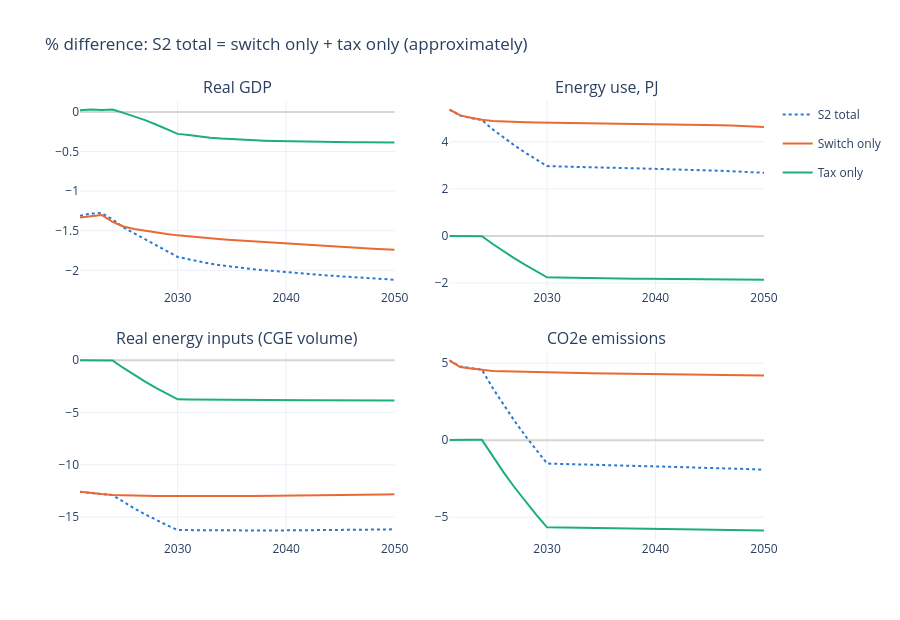

Here is the notebook cell this chart was saved with:
### Markdown cell above
## The split over time

The switch raises physical energy use (PJ) and CO2e, while the CGE's real energy input `qE` (a volume in
money terms) falls: the price-elastic branch moves energy towards cheap energy goods per PJ.

### Code cell
for df in (base, s2, zero):
    df['ENERGY_PJ'] = gv.energy_pj(df, 'shock_carbon_tax')
vars_ = {'QGDP': 'Real GDP', 'ENERGY_PJ': 'Energy use, PJ', 'QE': 'Real energy inputs (CGE volume)',
         'QEMMTOT__CO2E__UNFCCC': 'CO2e emissions'}
fig = make_subplots(rows=2, cols=2, subplot_titles=list(vars_.values()), horizontal_spacing=0.08,
                    vertical_spacing=0.14)
for j, v in enumerate(vars_, 1):
    for k, (name, (a, b)) in enumerate(parts.items()):
        fig.add_trace(go.Scatter(x=YEARS, y=gv.pct(a.loc[YEARS, v], b.loc[YEARS, v]), mode='lines', name=name,
                                 legendgroup=name, showlegend=(j == 1),
                                 line=dict(color=gv.CAT[k], width=2, dash='dot' if name == 'S2 total' else None),
                                 hovertemplate=name + ' %{x}: %{y:.2f} %<extra></extra>'), row=(j + 1) // 2, col=2 - j % 2)
fig.update_layout(template=gv.TEMPLATE, height=620, hovermode='x unified',
                  title='% difference: S2 total = switch only + tax only (approximately)')
fig.update_yaxes(zeroline=True, zerolinecolor='#d6d5d0')
fig.show()
pd.DataFrame({(lab, n): [gv.pct(a.at[y, v], b.at[y, v]) for y in (2021, 2025, 2030, 2050)]
              for v, lab in vars_.items() for n, (a, b) in parts.items()}, index=[2021, 2025, 2030, 2050]).T.round(3)

### Figure 1 — Plotly figure (JSON) as saved in the notebook; plotly's stock layout.template omitted (floating-point values rounded to 4 significant figures)
{"data": [{"hovertemplate": "S2 total %{x}: %{y:.2f} %<extra></extra>", "legendgroup": "S2 total", "line": {"color": "#2a78d6", "dash": "dot", "width": 2}, "mode": "lines", "name": "S2 total", "showlegend": true, "type": "scatter", "x": [2021, 2022, 2023, 2024, 2025, 2026, 2027, 2028, 2029, 2030, 2031, 2032, 2033, 2034, 2035, 2036, 2037, 2038, 2039, 2040, 2041, 2042, 2043, 2044, 2045, 2046, 2047, 2048, 2049, 2050], "xaxis": "x", "y": [-1.311, -1.283, -1.277, -1.358, -1.458, -1.532, -1.604, -1.679, -1.755, -1.831, -1.86, -1.891, -1.916, -1.937, -1.955, -1.972, -1.986, -2.0, -2.012, -2.024, -2.035, -2.046, -2.057, -2.067, -2.077, -2.086, -2.096, -2.105, -2.114, -2.119], "yaxis": "y"}, {"hovertemplate": "Switch only %{x}: %{y:.2f} %<extra></extra>", "legendgroup": "Switch only", "line": {"color": "#eb6834", "width": 2}, "mode": "lines", "name": "Switch only", "showlegend": true, "type": "scatter", "x": [2021, 2022, 2023, 2024, 2025, 2026, 2027, 2028, 2029, 2030, 2031, 2032, 2033, 2034, 2035, 2036, 2037, 2038, 2039, 2040, 2041, 2042, 2043, 2044, 2045, 2046, 2047, 2048, 2049, 2050], "xaxis": "x", "y": [-1.333, -1.314, -1.301, -1.389, -1.446, -1.478, -1.502, -1.524, -1.543, -1.559, -1.573, -1.585, -1.597, -1.607, -1.617, -1.626, -1.635, -1.644, -1.652, -1.661, -1.669, -1.677, -1.686, -1.694, -1.703, -1.711, -1.719, -1.728, -1.735, -1.741], "yaxis": "y"}, {"hovertemplate": "Tax only %{x}: %{y:.2f} %<extra></extra>", "legendgroup": "Tax only", "line": {"color": "#1baf7a", "width": 2}, "mode": "lines", "name": "Tax only", "showlegend": true, "type": "scatter", "x": [2021, 2022, 2023, 2024, 2025, 2026, 2027, 2028, 2029, 2030, 2031, 2032, 2033, 2034, 2035, 2036, 2037, 2038, 2039, 2040, 2041, 2042, 2043, 2044, 2045, 2046, 2047, 2048, 2049, 2050], "xaxis": "x", "y": [0.02201, 0.0315, 0.02391, 0.03149, -0.01212, -0.05485, -0.1038, -0.1579, -0.2155, -0.2769, -0.2919, -0.3101, -0.3246, -0.3355, -0.3442, -0.3514, -0.3573, -0.3622, -0.3662, -0.3696, -0.3725, -0.3749, -0.377, -0.3789, -0.3804, -0.3818, -0.383, -0.384, -0.3848, -0.3853], "yaxis": "y"}, {"hovertemplate": "S2 total %{x}: %{y:.2f} %<extra></extra>", "legendgroup": "S2 total", "line": {"color": "#2a78d6", "dash": "dot", "width": 2}, "mode": "lines", "name": "S2 total", "showlegend": false, "type": "scatter", "x": [2021, 2022, 2023, 2024, 2025, 2026, 2027, 2028, 2029, 2030, 2031, 2032, 2033, 2034, 2035, 2036, 2037, 2038, 2039, 2040, 2041, 2042, 2043, 2044, 2045, 2046, 2047, 2048, 2049, 2050], "xaxis": "x2", "y": [5.37, 5.12, 5.009, 4.923, 4.53, 4.177, 3.849, 3.539, 3.247, 2.971, 2.954, 2.938, 2.924, 2.913, 2.903, 2.894, 2.886, 2.877, 2.867, 2.857, 2.846, 2.834, 2.82, 2.805, 2.788, 2.77, 2.751, 2.73, 2.707, 2.682], "yaxis": "y2"}, {"hovertemplate": "Switch only %{x}: %{y:.2f} %<extra></extra>", "legendgroup": "Switch only", "line": {"color": "#eb6834", "width": 2}, "mode": "lines", "name": "Switch only", "showlegend": false, "type": "scatter", "x": [2021, 2022, 2023, 2024, 2025, 2026, 2027, 2028, 2029, 2030, 2031, 2032, 2033, 2034, 2035, 2036, 2037, 2038, 2039, 2040, 2041, 2042, 2043, 2044, 2045, 2046, 2047, 2048, 2049, 2050], "xaxis": "x2", "y": [5.377, 5.125, 5.02, 4.938, 4.891, 4.865, 4.848, 4.835, 4.825, 4.819, 4.813, 4.809, 4.806, 4.803, 4.8, 4.796, 4.792, 4.787, 4.782, 4.775, 4.768, 4.759, 4.748, 4.737, 4.724, 4.71, 4.694, 4.677, 4.657, 4.633], "yaxis": "y2"}, {"hovertemplate": "Tax only %{x}: %{y:.2f} %<extra></extra>", "legendgroup": "Tax only", "line": {"color": "#1baf7a", "width": 2}, "mode": "lines", "name": "Tax only", "showlegend": false, "type": "scatter", "x": [2021, 2022, 2023, 2024, 2025, 2026, 2027, 2028, 2029, 2030, 2031, 2032, 2033, 2034, 2035, 2036, 2037, 2038, 2039, 2040, 2041, 2042, 2043, 2044, 2045, 2046, 2047, 2048, 2049, 2050], "xaxis": "x2", "y": [-0.007166, -0.004744, -0.01068, -0.01431, -0.3448, -0.6562, -0.9528, -1.236, -1.506, -1.763, -1.774, -1.786, -1.795, -1.803, -1.809, -1.815, -1.819, -1.824, -1.827, -1.831, -1.834, -1.838, -1.841, -1.845, -1.848, -1.852, -1.856, -1.86, -1.863, -1.865], "yaxis": "y2"}, {"hovertemplate": "S2 total %{x}: %{y:.2f} %<extra></extra>", "legendgroup": "S2 total", "line": {"color": "#2a78d6", "dash": "dot", "width": 2}, "mode": "lines", "name": "S2 total", "showlegend": false, "type": "scatter", "x": [2021, 2022, 2023, 2024, 2025, 2026, 2027, 2028, 2029, 2030, 2031, 2032, 2033, 2034, 2035, 2036, 2037, 2038, 2039, 2040, 2041, 2042, 2043, 2044, 2045, 2046, 2047, 2048, 2049, 2050], "xaxis": "x3", "y": [-12.59, -12.73, -12.82, -12.9, -13.57, -14.18, -14.74, -15.28, -15.78, -16.25, -16.26, -16.28, -16.29, -16.29, -16.3, -16.3, -16.3, -16.29, -16.29, -16.29, -16.28, -16.27, -16.27, -16.26, -16.25, -16.24, -16.23, -16.22, -16.2, -16.17], "yaxis": "y3"}, {"hovertemplate": "Switch only %{x}: %{y:.2f} %<extra></extra>", "legendgroup": "Switch only", "line": {"color": "#eb6834", "width": 2}, "mode": "lines", "name": "Switch only", "showlegend": false, "type": "scatter", "x": [2021, 2022, 2023, 2024, 2025, 2026, 2027, 2028, 2029, 2030, 2031, 2032, 2033, 2034, 2035, 2036, 2037, 2038, 2039, 2040, 2041, 2042, 2043, 2044, 2045, 2046, 2047, 2048, 2049, 2050], "xaxis": "x3", "y": [-12.59, -12.72, -12.8, -12.89, -12.93, -12.96, -12.97, -12.99, -13.0, -13.0, -13.01, -13.01, -13.01, -13.01, -13.0, -13.0, -12.99, -12.99, -12.98, -12.97, -12.96, -12.95, -12.94, -12.92, -12.91, -12.89, -12.88, -12.86, -12.84, -12.82], "yaxis": "y3"}, {"hovertemplate": "Tax only %{x}: %{y:.2f} %<extra></extra>", "legendgroup": "Tax only", "line": {"color": "#1baf7a", "width": 2}, "mode": "lines", "name": "Tax only", "showlegend": false, "type": "scatter", "x": [2021, 2022, 2023, 2024, 2025, 2026, 2027, 2028, 2029, 2030, 2031, 2032, 2033, 2034, 2035, 2036, 2037, 2038, 2039, 2040, 2041, 2042, 2043, 2044, 2045, 2046, 2047, 2048, 2049, 2050], "xaxis": "x3", "y": [0.003013, -0.004807, -0.01517, -0.01881, -0.7341, -1.403, -2.034, -2.63, -3.196, -3.732, -3.744, -3.757, -3.767, -3.776, -3.784, -3.79, -3.796, -3.802, -3.807, -3.811, -3.816, -3.821, -3.826, -3.831, -3.837, -3.842, -3.847, -3.85, -3.852, -3.848], "yaxis": "y3"}, {"hovertemplate": "S2 total %{x}: %{y:.2f} %<extra></extra>", "legendgroup": "S2 total", "line": {"color": "#2a78d6", "dash": "dot", "width": 2}, "mode": "lines", "name": "S2 total", "showlegend": false, "type": "scatter", "x": [2021, 2022, 2023, 2024, 2025, 2026, 2027, 2028, 2029, 2030, 2031, 2032, 2033, 2034, 2035, 2036, 2037, 2038, 2039, 2040, 2041, 2042, 2043, 2044, 2045, 2046, 2047, 2048, 2049, 2050], "xaxis": "x4", "y": [5.188, 4.783, 4.68, 4.577, 3.381, 2.284, 1.255, 0.2821, -0.6391, -1.514, -1.536, -1.56, -1.581, -1.6, -1.617, -1.634, -1.651, -1.667, -1.684, -1.701, -1.719, -1.738, -1.757, -1.777, -1.799, -1.821, -1.843, -1.865, -1.887, -1.907], "yaxis": "y4"}, {"hovertemplate": "Switch only %{x}: %{y:.2f} %<extra></extra>", "legendgroup": "Switch only", "line": {"color": "#eb6834", "width": 2}, "mode": "lines", "name": "Switch only", "showlegend": false, "type": "scatter", "x": [2021, 2022, 2023, 2024, 2025, 2026, 2027, 2028, 2029, 2030, 2031, 2032, 2033, 2034, 2035, 2036, 2037, 2038, 2039, 2040, 2041, 2042, 2043, 2044, 2045, 2046, 2047, 2048, 2049, 2050], "xaxis": "x4", "y": [5.175, 4.746, 4.655, 4.555, 4.498, 4.468, 4.446, 4.427, 4.41, 4.395, 4.382, 4.37, 4.36, 4.35, 4.341, 4.333, 4.324, 4.316, 4.308, 4.3, 4.292, 4.284, 4.275, 4.267, 4.258, 4.249, 4.239, 4.229, 4.219, 4.205], "yaxis": "y4"}, {"hovertemplate": "Tax only %{x}: %{y:.2f} %<extra></extra>", "legendgroup": "Tax only", "line": {"color": "#1baf7a", "width": 2}, "mode": "lines", "name": "Tax only", "showlegend": false, "type": "scatter", "x": [2021, 2022, 2023, 2024, 2025, 2026, 2027, 2028, 2029, 2030, 2031, 2032, 2033, 2034, 2035, 2036, 2037, 2038, 2039, 2040, 2041, 2042, 2043, 2044, 2045, 2046, 2047, 2048, 2049, 2050], "xaxis": "x4", "y": [0.01177, 0.03539, 0.02411, 0.02138, -1.069, -2.091, -3.055, -3.969, -4.836, -5.66, -5.67, -5.682, -5.692, -5.702, -5.711, -5.719, -5.728, -5.736, -5.745, -5.754, -5.764, -5.774, -5.785, -5.797, -5.809, -5.822, -5.835, -5.848, -5.858, -5.866], "yaxis": "y4"}], "layout": {"annotations": [{"font": {"size": 16}, "showarrow": false, "text": "Real GDP", "x": 0.23, "xanchor": "center", "xref": "paper", "y": 1, "yanchor": "bottom", "yref": "paper"}, {"font": {"size": 16}, "showarrow": false, "text": "Energy use, PJ", "x": 0.77, "xanchor": "center", "xref": "paper", "y": 1, "yanchor": "bottom", "yref": "paper"}, {"font": {"size": 16}, "showarrow": false, "text": "Real energy inputs (CGE volume)", "x": 0.23, "xanchor": "center", "xref": "paper", "y": 0.43, "yanchor": "bottom", "yref": "paper"}, {"font": {"size": 16}, "showarrow": false, "text": "CO2e emissions", "x": 0.77, "xanchor": "center", "xref": "paper", "y": 0.43, "yanchor": "bottom", "yref": "paper"}], "height": 620, "hovermode": "x unified", "title": {"text": "% difference: S2 total = switch only + tax only (approximately)"}, "xaxis": {"anchor": "y", "domain": [0, 0.46]}, "xaxis2": {"anchor": "y2", "domain": [0.54, 1]}, "xaxis3": {"anchor": "y3", "domain": [0, 0.46]}, "xaxis4": {"anchor": "y4", "domain": [0.54, 1]}, "yaxis": {"anchor": "x", "domain": [0.57, 1], "zeroline": true, "zerolinecolor": "#d6d5d0"}, "yaxis2": {"anchor": "x2", "domain": [0.57, 1], "zeroline": true, "zerolinecolor": "#d6d5d0"}, "yaxis3": {"anchor": "x3", "domain": [0, 0.43], "zeroline": true, "zerolinecolor": "#d6d5d0"}, "yaxis4": {"anchor": "x4", "domain": [0, 0.43], "zeroline": true, "zerolinecolor": "#d6d5d0"}}}
